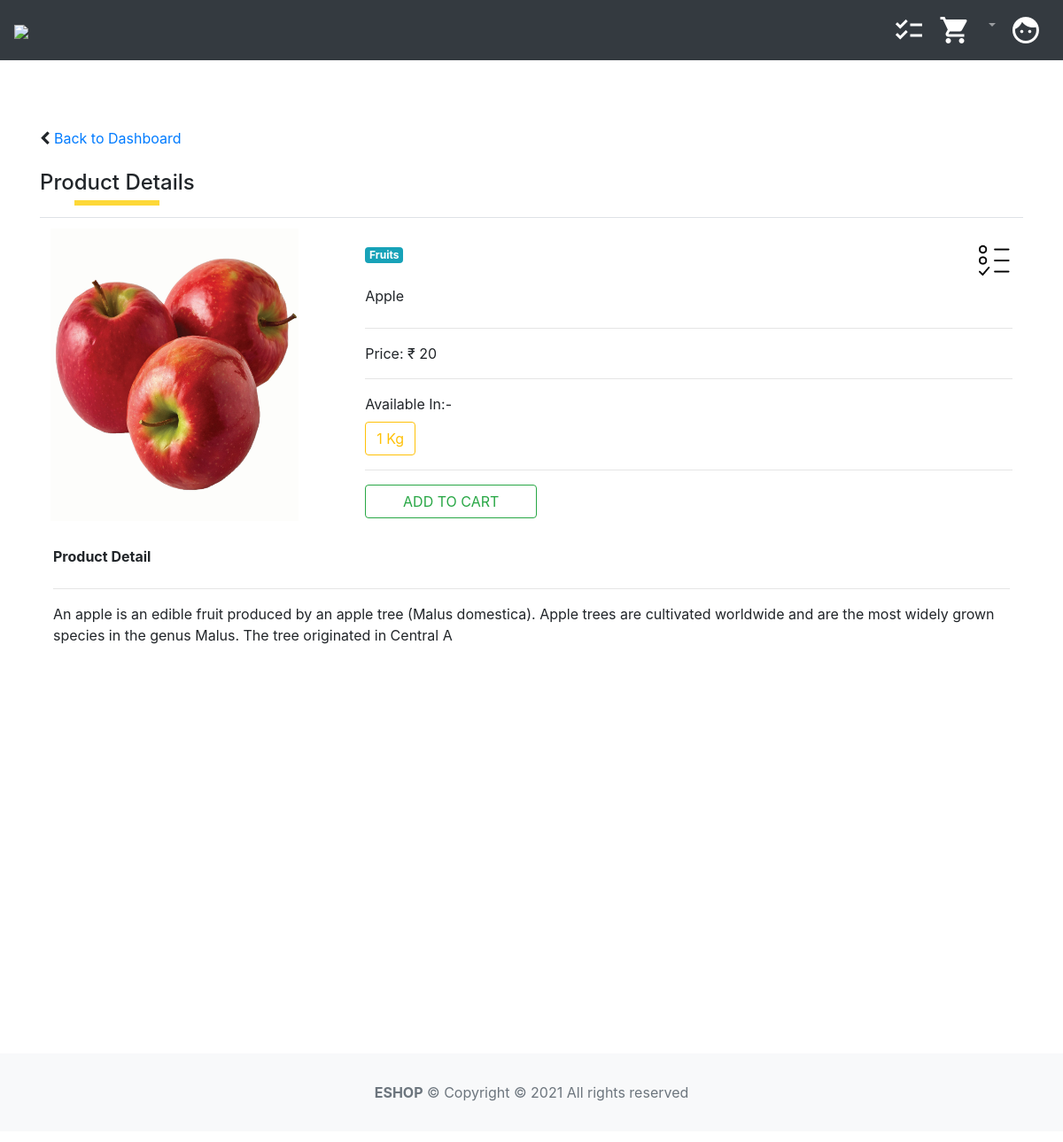
Page /product_detail/4/ on the committed database.
### home/models.py (models this page shows, shortened)
class Product(models.Model):
    name = models.CharField(max_length=50)
    description = models.CharField(max_length=200, default='' , null=True , blank=True)
    price = models.IntegerField(default=0)
    quantity = models.IntegerField(default=1)
    category = models.ForeignKey(Category, on_delete=models.CASCADE, default=1)
    unit_measure = models.ForeignKey(UnitMeasure, on_delete=models.CASCADE,null=True)
    image = models.ImageField(upload_to='uploads/products/',blank=True)
    is_favourite = models.BooleanField(default=False)

class Category(models.Model):
    name = models.CharField(max_length=50,unique = True)
    description = models.CharField(max_length=200, default='' , null=True , blank=True)

class UnitMeasure(models.Model):
    unit = models.CharField(max_length=50)
    description = models.CharField(max_length=200, default='' , null=True , blank=True)

### home/views.py (the view)
# urls.py: path('product_detail/<int:id>/', views.product_detail),
def product_detail(request,id):
    product = Product.objects.get(id=id)
    try:
        product_wishlist = ProductWishlist.objects.filter(product_id=product.id).last()
    except ObjectDoesNotExist:
        product_wishlist = None
    context = {
        "product" : product,
        "product_wishlist" : product_wishlist,
    }
    return render(request, 'product_detail.html',context)

### templates/product_detail.html (shortened to what this page needs)
{% extends 'base.html' %}
{% load static %}
{% block content %}
  <div class="container">
    <br>
  	<div class="form-group">
      <br><br>
      <i class="fa fa-chevron-left" aria-hidden="true"></i><a style="text-decoration:none;" href="/">  Back to Dashboard</a><br><br>
    	<h4 class="pseudo_border">Product Details</h4>
    </div>
    <table class="table" style="">
      <tbody>
        <tr>
          <td>
					  <img src="{{product.image.url}}" width="280" height="330" />
          </td>
          <td style="width:68%;">
              <div style="float: right;"><label class="heading-label">
                <a class="bookmark-link" style="" href="/add_to_wishlist/{{product.id}}">
                  {% if product_wishlist.is_favourite == True %}
                    <img src="{% static 'images/checklist-new.png' %}" style="height:40px;" />
                  {% else %}
                    <img src="{% static 'images/not-checklist.png' %}" style="height:40px;" />
                  {% endif %}
                </a>
              </div>
              <div class="form-group">
				      	<label class="heading-label"><span class="badge badge-info">{{product.category.name}}</span></label>
    					</div>
              <div class="form-group">
				      	<label class="heading-label">{{product.name}}</label>
    					</div>
              <hr>
              <p>Price: ₹ {{product.price}}</p>
              <hr>
              <label class="heading-label">Available In:-</label>
              <p><button type="button" class="btn btn-outline-warning">{{product.quantity}} {{product.unit_measure.unit}}</button></p>
              <hr>
              <form action="/add_to_cart" method="post"  autocomplete="off">
                  {% if product.cart_item %}
                      <button style="width:194px;" type="submit" class="btn btn-outline-success flat-buttons">GO TO CART</button>
                  {% else %}
                      <button style="width:194px;" type="submit" class="btn btn-outline-success flat-buttons">ADD TO CART</button>
                  {% endif %}
              </form>
          </td>
        </tr>
      </tbody>
    </table>
    <div class="col-lg-12">
      <label class="heading-label"><b>Product Detail</b></label>
      <hr>
      <p class="display-label">{{product.description}}</p>
    </div>
	</div>
  <br><br><br><br><br><br>
{% endblock %}

### static/css/custom.css (style rules this page uses)
.pseudo_border { position:relative; display:inline-block; }
.pseudo_border:after { content:''; position:absolute; left:0;right:0; top:85%; margin: 10px auto; width:55%; height:6px; background:#FDD838; }

### rows in the picture
Product: image (picture), category.name "Fruits", name "Apple", price "20", quantity "1", unit_measure.unit "Kg", description "An apple is an edible fruit produced by an apple tree (Malus domestica). Apple trees are cultivated worldwide and are the most widely grown species in the genus Malus. The tree originated in Central A"
